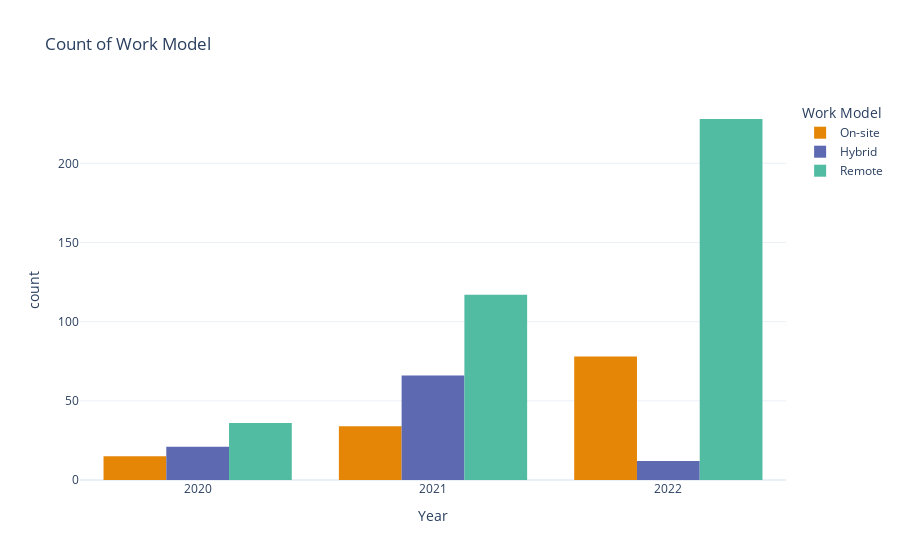

Notebook cell for this chart:
### Code cell
px.histogram(df, 
            x = 'work_year',color = 'remote_ratio', 
            barmode = 'group',
            color_discrete_sequence=px.colors.qualitative.Vivid,
            template ='plotly_white',
            title='Count of Work Model', 
            labels={"work_year":"Year", "remote_ratio":"Work Model"})

### Figure 1 — Plotly figure (JSON) as saved in the notebook; plotly's stock layout.template omitted (floating-point values rounded to 4 significant figures; data arrays with more than 128 entries replaced by an {"elided": "..."} marker saying what was removed)
{"data": [{"alignmentgroup": "True", "bingroup": "x", "hovertemplate": "Work Model=On-site<br>Year=%{x}<br>count=%{y}<extra></extra>", "legendgroup": "On-site", "marker": {"color": "rgb(229, 134, 6)", "pattern": {"shape": ""}}, "name": "On-site", "offsetgroup": "On-site", "orientation": "v", "showlegend": true, "type": "histogram", "x": [2020, 2020, 2020, 2020, 2020, 2020, 2020, 2020, 2020, 2020, 2020, 2020, 2020, 2020, 2020, 2021, 2021, 2021, 2021, 2021, 2021, 2021, 2021, 2021, 2021, 2021, 2021, 2021, 2021, 2021, 2021, 2021, 2021, 2021, 2021, 2021, 2021, 2021, 2021, 2021, 2021, 2021, 2021, 2021, 2021, 2021, 2021, 2021, 2021, 2022, 2022, 2022, 2022, 2022, 2022, 2022, 2022, 2022, 2022, 2022, 2022, 2022, 2022, 2022, 2022, 2022, 2022, 2022, 2022, 2022, 2022, 2022, 2022, 2022, 2022, 2022, 2022, 2022, 2022, 2022, 2022, 2022, 2022, 2022, 2022, 2022, 2022, 2022, 2022, 2022, 2022, 2022, 2022, 2022, 2022, 2022, 2022, 2022, 2022, 2022, 2022, 2022, 2022, 2022, 2022, 2022, 2022, 2022, 2022, 2022, 2022, 2022, 2022, 2022, 2022, 2022, 2022, 2022, 2022, 2022, 2022, 2022, 2022, 2022, 2022, 2022, 2022], "xaxis": "x", "yaxis": "y"}, {"alignmentgroup": "True", "bingroup": "x", "hovertemplate": "Work Model=Hybrid<br>Year=%{x}<br>count=%{y}<extra></extra>", "legendgroup": "Hybrid", "marker": {"color": "rgb(93, 105, 177)", "pattern": {"shape": ""}}, "name": "Hybrid", "offsetgroup": "Hybrid", "orientation": "v", "showlegend": true, "type": "histogram", "x": [2020, 2020, 2020, 2020, 2020, 2020, 2020, 2020, 2020, 2020, 2020, 2020, 2020, 2020, 2020, 2020, 2020, 2020, 2020, 2020, 2020, 2021, 2021, 2021, 2021, 2021, 2021, 2021, 2021, 2021, 2021, 2021, 2021, 2021, 2021, 2021, 2021, 2021, 2021, 2021, 2021, 2021, 2021, 2021, 2021, 2021, 2021, 2021, 2021, 2021, 2021, 2021, 2021, 2021, 2021, 2021, 2021, 2021, 2021, 2021, 2021, 2021, 2021, 2021, 2021, 2021, 2021, 2021, 2021, 2021, 2021, 2021, 2021, 2021, 2021, 2021, 2021, 2021, 2021, 2021, 2021, 2021, 2021, 2021, 2021, 2021, 2021, 2022, 2022, 2022, 2022, 2022, 2022, 2022, 2022, 2022, 2022, 2022, 2022], "xaxis": "x", "yaxis": "y"}, {"alignmentgroup": "True", "bingroup": "x", "hovertemplate": "Work Model=Remote<br>Year=%{x}<br>count=%{y}<extra></extra>", "legendgroup": "Remote", "marker": {"color": "rgb(82, 188, 163)", "pattern": {"shape": ""}}, "name": "Remote", "offsetgroup": "Remote", "orientation": "v", "showlegend": true, "type": "histogram", "x": {"elided": "381 int values"}, "xaxis": "x", "yaxis": "y"}], "layout": {"barmode": "group", "legend": {"title": {"text": "Work Model"}, "tracegroupgap": 0}, "title": {"text": "Count of Work Model"}, "xaxis": {"anchor": "y", "domain": [0, 1], "title": {"text": "Year"}}, "yaxis": {"anchor": "x", "domain": [0, 1], "title": {"text": "count"}}}}
